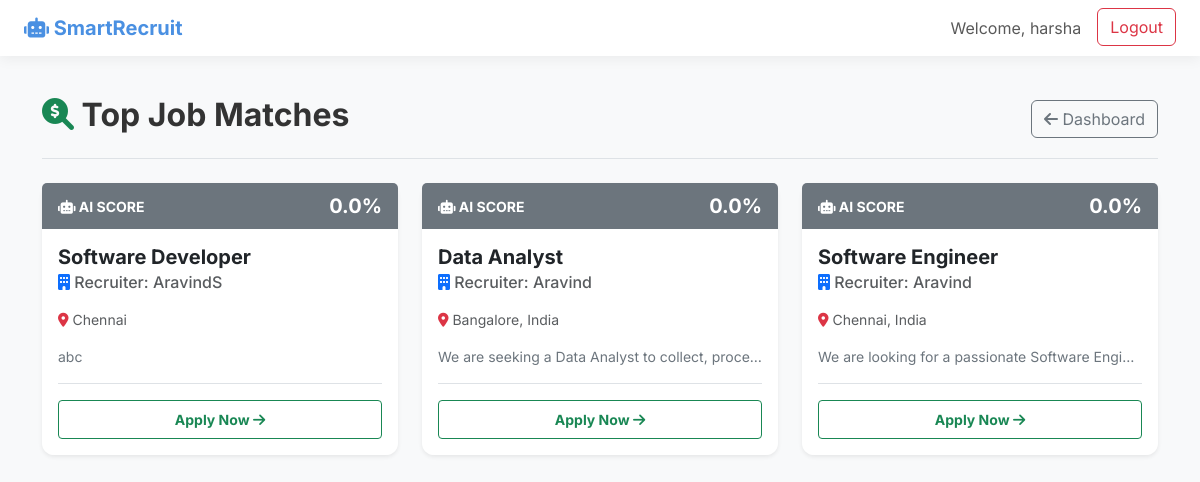
/resumes/jobs/ (signed in), run on the app's committed database.
### accounts/models.py (models this page shows, shortened)
class User(AbstractUser):
    is_recruiter = models.BooleanField(default=False)
    is_candidate = models.BooleanField(default=False)

### jobs/models.py (models this page shows, shortened)
class JobPost(models.Model):
    recruiter = models.ForeignKey(settings.AUTH_USER_MODEL, on_delete=models.CASCADE, related_name='job_posts')
    title = models.CharField(max_length=200)
    description = models.TextField()
    required_skills = models.TextField(help_text="Comma separated skills (e.g., Python, Django, Machine Learning)")
    location = models.CharField(max_length=100, blank=True, null=True)
    created_at = models.DateTimeField(auto_now_add=True)

### resumes/views.py (the view)
# urls.py: path('jobs/', views.browse_jobs, name='browse_jobs'),
@login_required
def browse_jobs(request):
    if not request.user.is_candidate:
        return redirect('dashboard')
    jobs = JobPost.objects.all().order_by('-created_at')
    resume = request.user.resumes.last()
    job_scores = []
    for job in jobs:
        score = 0.0
        if resume and resume.extracted_text:
            score = calculate_match_score(resume.extracted_text, job.required_skills)
        job_scores.append({
            'job': job,
            'score': score
        })
    job_scores.sort(key=lambda x: x['score'], reverse=True)
    return render(request, 'resumes/browse_jobs.html', {'job_scores': job_scores})

### resumes/utils.py (called while the page is built)
def clean_text(text):
    text = text.lower()
    text = text.translate(str.maketrans('', '', string.punctuation))
    return text

def calculate_match_score(resume_text, job_skills_text):
    if not resume_text or not job_skills_text:
        return 0.0
    clean_resume = clean_text(resume_text)
    clean_job = clean_text(job_skills_text)
    documents = [clean_job, clean_resume]
    tfidf = TfidfVectorizer(stop_words='english')
    try:
        tfidf_matrix = tfidf.fit_transform(documents)
        similarity = cosine_similarity(tfidf_matrix[0:1], tfidf_matrix[1:2])
        return round(float(similarity[0][0]) * 100, 2)
    except Exception as e:
        print(f"Error calculating score: {e}")
        return 0.0

### templates/resumes/browse_jobs.html (shortened to what this page needs)
{% extends 'base.html' %}
{% block content %}
<div class="d-flex justify-content-between align-items-center mb-4 border-bottom pb-3">
    <h2 class="fw-bold"><i class="fas fa-search-dollar text-success"></i> Top Job Matches</h2>
    <a href="{% url 'resumes:candidate_dashboard' %}" class="btn btn-outline-secondary"><i class="fas fa-arrow-left"></i> Dashboard</a>
</div>
<div class="row">
    {% for item in job_scores %}
    <div class="col-md-6 col-lg-4 mb-4">
        <div class="card glass-card h-100 border-0 shadow-sm custom-hover">
            <div class="card-header border-0 d-flex justify-content-between align-items-center {% if item.score >= 70 %}bg-success text-white{% elif item.score >= 40 %}bg-warning text-dark{% else %}bg-secondary text-white{% endif %}">
                <span class="small fw-bold text-uppercase"><i class="fas fa-robot"></i> AI Score</span>
                <span class="fs-5 fw-bold">{{ item.score|floatformat:1 }}%</span>
            </div>
            <div class="card-body d-flex flex-column">
                <h5 class="card-title fw-bold text-dark">{{ item.job.title }}</h5>
                <h6 class="card-subtitle mb-3 text-muted"><i class="fas fa-building text-primary"></i> Recruiter: {{ item.job.recruiter.username }}</h6>
                <p class="small text-muted mb-2"><i class="fas fa-map-marker-alt text-danger"></i> {{ item.job.location }}</p>
                <div class="mt-2 mb-3">
                    <p class="card-text small text-secondary text-truncate">{{ item.job.description }}</p>
                </div>
                <div class="mt-auto pt-3 border-top">
                    {% if user.resumes.last %}
                        <form action="{% url 'resumes:apply_job' item.job.id %}" method="post" class="d-grid">
                            <button type="submit" class="btn btn-outline-success btn-sm py-2 fw-bold">Apply Now <i class="fas fa-arrow-right"></i></button>
                        </form>
                    {% else %}
                        <button class="btn btn-secondary w-100 btn-sm disabled" disabled>Requires Resume</button>
                    {% endif %}
                </div>
            </div>
        </div>
    </div>
    {% empty %}
    <div class="col-12 text-center py-5">
        <h4 class="text-muted"><i class="fas fa-frown fa-2x mb-3 d-block text-secondary"></i>No jobs are currently available.</h4>
    </div>
    {% endfor %}
</div>
{% endblock %}

### templates/base.html (shortened to what this page needs)
<!DOCTYPE html>
<html lang="en">
<head>
    <link href="https://cdn.jsdelivr.net/npm/bootstrap@5.3.0/dist/css/bootstrap.min.css" rel="stylesheet">
    <link rel="stylesheet" href="https://cdnjs.cloudflare.com/ajax/libs/font-awesome/6.0.0/css/all.min.css">
</head>
<body>
    <nav class="navbar navbar-expand-lg">
        <div class="container-fluid px-4">
            <a class="navbar-brand" href="{% url 'home' %}"><i class="fas fa-robot"></i> SmartRecruit</a>
            <div class="collapse navbar-collapse justify-content-end" id="navbarNav">
                <ul class="navbar-nav">
                    {% if user.is_authenticated %}
                        <li class="nav-item">
                            <span class="nav-link">Welcome, {{ user.username }}</span>
                        </li>
                        <li class="nav-item">
                            <form method="post" action="{% url 'logout' %}" class="d-inline">
                                <button type="submit" class="btn btn-outline-danger ms-2">Logout</button>
                            </form>
                        </li>
                    {% endif %}
                </ul>
            </div>
        </div>
    </nav>
    <div class="container container-content">
        {% block content %}{% endblock %}
    </div>
</body>
</html>

### templates/base.html (style rules this page uses)
body { font-family: 'Inter', sans-serif; background-color: #f8f9fa; color: #333; }
.navbar-brand { font-weight: 700; color: #4a90e2 !important; }
.navbar { background-color: #fff; box-shadow: 0 4px 12px rgba(0,0,0,0.05); }
.glass-card { background: rgba(255, 255, 255, 0.9); box-shadow: 0 8px 32px 0 rgba(31, 38, 135, 0.05); backdrop-filter: blur(4px); -webkit-backdrop-filter: blur(4px); border-radius: 12px; border: 1px solid rgba(255, 255, 255, 0.18); }
.container { margin-top: 40px; margin-bottom: 40px; }

### data on the page
User: username "harsha"
JobPost: score "0.0", job "Software Developer", job.recruiter.username "AravindS", job.location "Chennai", job.description "abc"
JobPost: score "0.0", job "Data Analyst", job.recruiter.username "Aravind", job.location "Bangalore, India", job.description "We are seeking a Data Analyst to collect, proce…"
JobPost: score "0.0", job "Software Engineer", job.recruiter.username "Aravind", job.location "Chennai, India", job.description "We are looking for a passionate Software Engi…"
